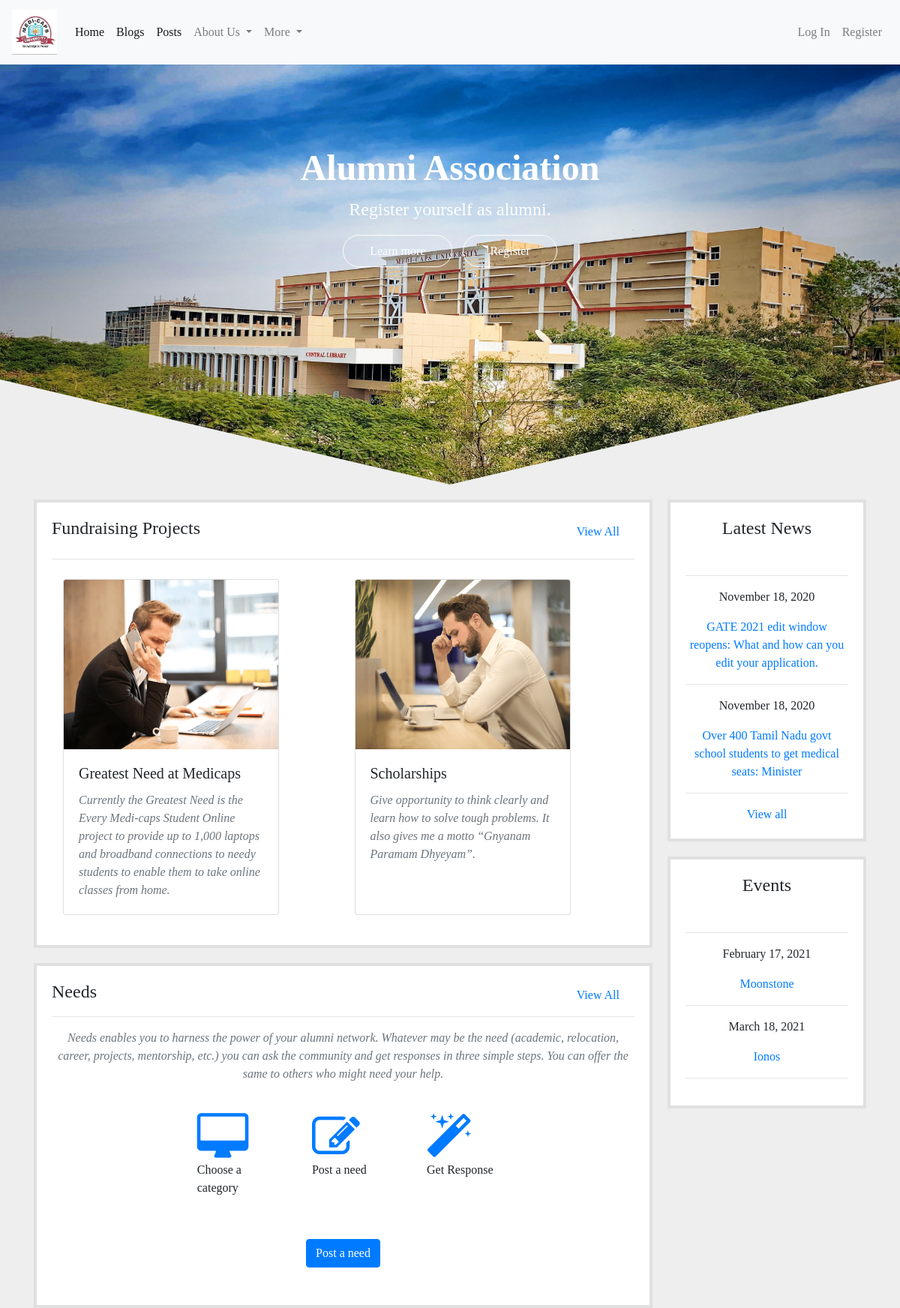
The page / on the database its author committed.
### common/models.py (models this page shows, shortened)
class News(models.Model):
	title = models.CharField(max_length = 100)
	content = models.TextField()
	date_posted = models.DateTimeField(default = timezone.now)
	pic = models.ImageField(upload_to='news_pic', default='blog-post.jpg')

class Event(models.Model):
	title = models.CharField(max_length = 100)
	content = models.TextField()
	date_posted = models.DateTimeField(default = timezone.now)
	date_of_event = models.DateField()
	venue = models.TextField()
	time = models.CharField(max_length=50, null=True, blank=True)
	pic = models.ImageField(upload_to='event_pic', null=True, blank=True)
	organizing_committee = models.CharField(max_length=50, null=True, blank=True)
	phone_number = models.CharField(max_length=50, null=True, blank=True)
	email = models.CharField(max_length=100, null=True, blank=True)

### common/views.py (the view)
# urls.py: path('', common_views.index, name='index-page'),
def index(request):
	content = {
		'news' : News.objects.all().order_by('date_posted'),
		'events' : Event.objects.all().order_by('date_of_event'),
	}
	return render(request, 'common/index.html', content)

### common/templates/common/index.html
{% extends "common/Base.html" %}
{% load static %}
{% block style %}
	<link rel="stylesheet" type="text/css" href="{% static 'common/customcss/index_style.css' %}">
{% endblock style %}
{% block content %}
<div class="header-container">
  <div class="header">
    <section class="header-section">
      <div class="center-div">
        <h1 class="font-weight-bold">
          Alumni Association
        </h1>
        {% if user.is_authenticated %}
        {% else %}
          <p>Register yourself as alumni.</p>
          <div class="header-buttons">
            <a href="{% url 'about' %}">Learn more</a>
            <a href="{% url 'register' %}">Register</a>
          </div>
        {% endif %}
      </div>
    </section>
  </div>
</div>
<div class="container-fluid main-area">
<div class="container">
  <div class="row padding">
    <div class="col-lg-9">
      <div class="fundraing-pojects">
        <h4>Fundraising Projects</h4>
        <p><a class="view" href="#">View All</a></p><br/>
        <hr>
        <div class="container">
          <div class="row up">
            <div class="col-lg-6">
              <div class="card" style="width: 18rem; height: 28rem">
                <img class="card-img-top" src="{% static 'common/images/team1.png' %}" alt="Card image cap">
                <div class="card-body">
                  <h5 class="card-title">Greatest Need at Medicaps</h5>
                  <p class="card-text text-muted font-italic">Currently the Greatest Need is the Every Medi-caps Student Online project to provide up to 1,000 laptops and broadband connections to needy students to enable them to take online classes from home.</p>
                </div>
              </div>
            </div>
            <div class="col-lg-6">
              <div class="card" style="width: 18rem; height: 28rem">
                <img class="card-img-top" src="{% static 'common/images/team3.png' %}" alt="Card image cap">
                <div class="card-body">
                  <h5 class="card-title">Scholarships</h5>
                  <p class="card-text text-muted font-italic">Give opportunity to think clearly and learn how to solve tough problems. It also gives me a motto “Gnyanam Paramam Dhyeyam”.</p>
                </div>
              </div>
            </div>
          </div>
        </div>
      </div>
      <div class="modified fundraing-pojects">
        <h4>Needs</h4>
        <p class="view"><a href="#">View All</a></p><br/>
        <hr>
        <div class="container">
          <div class="row up1">
            <p class="text-muted font-italic" style="text-align: center; margin-top: 20px ;margin-bottom:30px">
            Needs enables you to harness the power of your alumni network. Whatever may be the need (academic, relocation, career, projects, mentorship, etc.) you can ask the community and get responses in three simple steps. You can offer the same to others who might need your help.</p>
            <div class="three-icon">
              <div class="container">
                <div class="row">
                  <div class="extra-div col-lg-4 col-md-6 col-12">
                    <div class="icons">
                      <a href="#"><i class="fa-4x fa fa-desktop"  aria-hidden="true"></i></a>
                      <p>Choose a category</p>
                    </div>
                  </div>
                  <div class="extra-div col-lg-4 col-md-6 col-12">
                    <div class="icons">
                      <a href="#"><i class="fa-4x fa fa-edit" aria-hidden="true"></i></a>
                      <p>Post a need</p>
                    </div>
                  </div>
                  <div class="extra-div col-lg-4 col-12">
                    <div class="icons">
                      <a href="#"><i class="fa-4x fa fa-magic"></i></a>
                      <p>Get Response</p>
                    </div>
                  </div>
                </div>
              </div>
            </div>
          </div>
          <div class="align-button">
          <button type="button"  class="btn btn-primary ">Post a need</button></div>
        </div>
      </div>
    </div>
    <div class="col-lg-3">
      <div class="latest-news">
        <h4>Latest News</h4><br/>
        <hr>
        {% for item in news %}
        <p>{{ item.date_posted|date:"F d, Y" }}</p>
        <p><a href="{% url 'news-detail' item.id %}">{{ item.title }}</a></p>
        <hr>
        {% endfor %}
        <a href="{% url 'news-home' %}">View all</a>
      </div>
      <div class="latest-news">
        <h4>Events</h4><br/>
        <hr>
        {% for item in events %}
        <p>{{ item.date_of_event|date:"F d, Y" }}</p>
        <p><a href="{% url 'events-detail' item.id %}">{{ item.title }}</a></p>
        <hr>
        {% endfor %}
      </div>
    </div>
  </div>
</div>
</div>
{% endblock content %}

### common/static/common/customcss/index_style.css (style rules this page uses)
body { font-family: 'Playfair Display', serif!important; }
.header-container { background: #eeeeee; }
.header { width: 100%; height: 70vh; background-image: url('../images/mu_main.jpg'); background-repeat: no-repeat; background-size: 100% 100%; position: relative; clip-path: polygon(100% 0%, 100% 75%, 50% 100%, 0% 75%, 0% 0%); }
.header-section { width: 100% height: inherit; color: white; position: relative; text-align: center; }
.center-div { width: 100%; height: auto; position: absolute; top: 50%; left: 50%; transform: translate(-50%,-50%); -ms-transform: translate(-50%,-50%); -webkit-transform: translate(-50%,-50%); margin-top: 15%; }
.header-buttons a { border: 1px solid #fff; border-radius: 100px; margin: 0px 5px; padding: 12px 35px; outline: none; color: #fff; font-size: 1rem; font-weight: 400; line-height: 1.4; text-align: center; }
.main-area { background: #eeeeee; }
.center-div p { font-size: 1.5rem; padding: 10px 0px; color: white; margin-top: -20px; }
.center-div h1 { font-size: 3rem; padding: 10px 0px; color: white; }
.fundraing-pojects { background-color: white; border: 4px #e0e0e0 solid; margin-top: 20px; padding: 20px; }
.fundraing-pojects hr { transform: translateY(-30px); }
.view { padding-right: 20px; float: right; transform: translateY(-30px); }
.latest-news { background-color: white; border: 4px #e0e0e0 solid; margin-top: 20px; padding: 20px; margin-left: -10px; display: block; text-align: center; }
.up { transform: translateY(-20px); }
.up1 { transform: translateY(-50px); font-weight: 100; }
.align-button { display: flex; align-items: center; justify-content: center; transform: translateY(-30px); }
.three-icon { margin: 10px auto 20px; }
.icons { margin-right: 10px; margin-left: 20px; }

### rows shown on the page
News: date_posted "November 18, 2020", title "GATE 2021 edit window reopens: What and how can you edit your application."
News: date_posted "November 18, 2020", title "Over 400 Tamil Nadu govt school students to get medical seats: Minister"
Event: date_of_event "February 17, 2021", title "Moonstone"
Event: date_of_event "March 18, 2021", title "Ionos"
